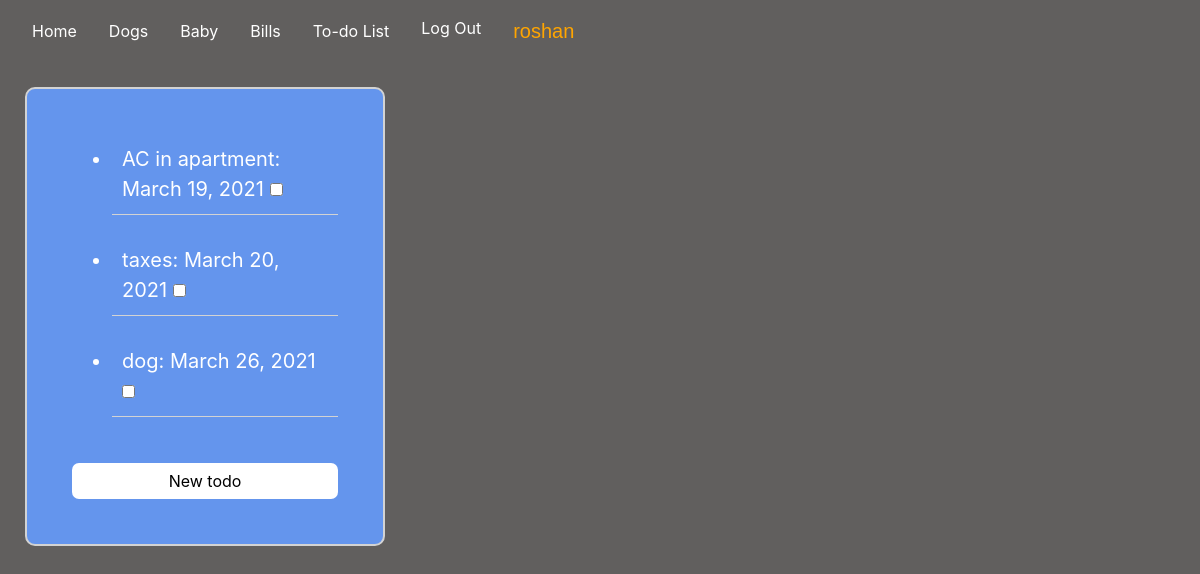
The app's page /todo (signed in) with its own data.
### housemanager/models.py (models this page shows, shortened)
class Todo(models.Model):
    todo = models.CharField(max_length = 200)
    done = models.BooleanField(default=False)
    todo_date = models.DateField(default=datetime.now, blank=True)
    todo_cat = models.CharField(max_length=200, blank = True)

### housemanager/views.py (the view)
# urls.py: path("todo", views.todo, name="todo"),
@login_required(login_url="/login")
def todo(request):
    todolist = Todo.objects.filter(done=False)
    return render(request, "housemanager/todo.html", {
        "todo": todolist
    })

### housemanager/templates/housemanager/todo.html (shortened to what this page needs)
{% extends "housemanager/layout.html" %}
{% load static %}
{% block body %}
    <div id="todolist">
        <ul id="ullist">
            {% for todo in todo%}
            <li data-id={{todo.id}} id="listitem" class="listitem">
                    {{todo.todo}}:
                    {{todo.todo_date}}
                    <input data-id={{todo.id}} type="checkbox" class="todo-done" id="todo-done">
            </li>
            {% endfor%}
        </ul>
        <button class="btn btn-primary" id="create-todo">
            New todo
        </button>
    </div>
{% endblock %}

### housemanager/templates/housemanager/layout.html (shortened to what this page needs)
{% load static %}
<!DOCTYPE html>
<html lang="en">
    <head>
        <link rel="stylesheet" href="https://stackpath.bootstrapcdn.com/bootstrap/4.4.1/css/bootstrap.min.css">
        <link href="{% static 'housemanager/styles.css' %}" rel="stylesheet">
    </head>
    <body>
        <nav id="topnav" class="navbar navbar-expand-lg">
            <a class="nav-link active" href="{% url 'index' %}">Home</a>
            <a class="nav-link active" href="{% url 'dogs' %}">Dogs</a>
            <a class="nav-link active" href="{% url 'baby' %}">Baby</a>
            <a class="nav-link active" href="{% url 'bills' %}">Bills</a>
            <a class="nav-link active" href="{% url 'todo' %}">To-do List</a>
            <div>
              <ul class="nav">
                {% if user.is_authenticated %}
                    <li class="nav-item">
                        <a class="nav-link" href="{% url 'logout' %}">Log Out</a>
                    </li>
                    <li class="nav-item">
                        <a class="nav-link" id="user" >{{user}}</a>
                    </li>
                {% else %}
                    <li class="nav-item">
                        <a class="nav-link" href="{% url 'login' %}">Log In</a>
                    </li>
                {% endif %}
              </ul>
            </div>
         </nav>
                {% block body %}
                {% endblock %}
    </body>
</html>

### housemanager/static/housemanager/styles.css (style rules this page uses)
html, body { background-color: #615f5e; margin: 0; padding: 0; display: block; }
a { color: white; }
#todolist { background-color:cornflowerblue; width: 30%; margin: 25px; padding: 25px; border-radius: 10px; position: absolute; display: flex; flex-wrap: wrap; flex-direction: column; border: 2px solid lightgray; }
.listitem { font-size: 20px; padding: 10px; color: white; margin: 20px; border-bottom: 1px solid lightgray; }
#create-todo { background-color: white; color: black; border: none; border-radius: 7px; margin-top: 10px; }
.btn-primary { margin: 20px; }
#user { color: orange; font-size: 15pt; font-family: 'Lucida Sans', 'Lucida Sans Regular', 'Lucida Grande', 'Lucida Sans Unicode', Geneva, Verdana, sans-serif; }

### records on screen
Todo: todo "AC in apartment", todo_date "March 19, 2021"
Todo: todo "taxes", todo_date "March 20, 2021"
Todo: todo "dog", todo_date "March 26, 2021"

### other values on screen
{{ user }} "roshan"
